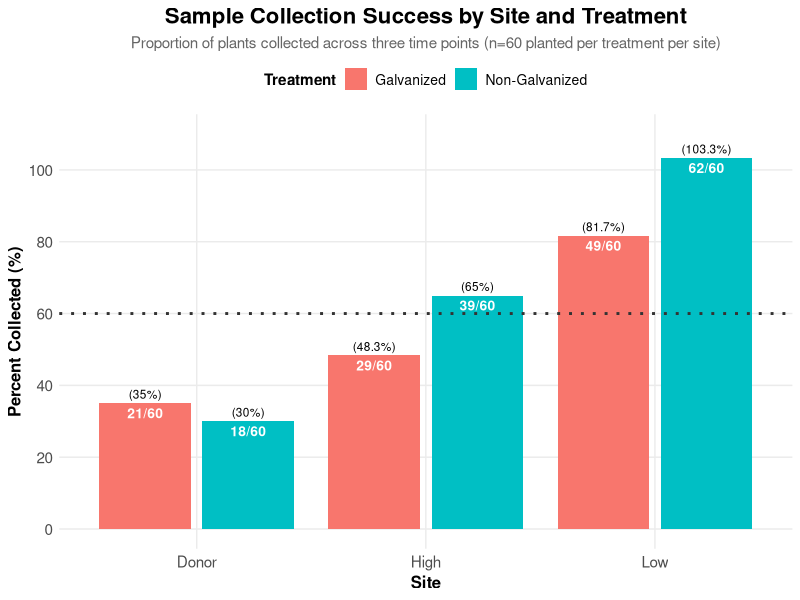

Generate this figure with R: (Note: this script raises an error after producing the figure.)
### LOAD PACKAGES
library(tidyverse)

#read in data
data<- read_csv("raw_data/plant_data.csv")

#peek at the data 
str(data)
head(data)
View(data)
names(data)


# First, let's see what values exist for collection_point and site
unique(data$collection_point)
unique(data$site)

# Count natural plants collected at T0
data %>%
  filter(
    !is.na(date_collected),           # Must have been collected
    tolower(collection_point) == "t0", # At T0 time point
    tolower(site) == "natural") %>%         # Natural site
  view()

#12 plants were collected for baseline measurements at T0 at donor meadow (natural plants) 

# See all combinations of site and collection_point with counts
site_time_summary <- data %>%
  filter(!is.na(date_collected)) %>%
  count(site, collection_point) %>%
  arrange(site, collection_point)
site_time_summary

# Full summary with site, collection_point, and treatment
full_summary <- data %>%
  filter(!is.na(date_collected)) %>%
  count(site, collection_point, g_ng) %>%
  pivot_wider(
    names_from = g_ng,
    values_from = n,
    values_fill = 0) %>%
  arrange(site, collection_point)
print(full_summary)

# Calculate proportions collected at each site
# 60 galvinized (g) and 60 not galvanized (ng) planted at each experimental site

proportion_summary <- data %>%
  filter(!is.na(collection_point), !is.na(g_ng),
         site %in% c("high", "low", "donor"),  # Only experimental sites
         collection_point %in% c("t1", "t2", "t3")) %>%
  count(site, g_ng) %>%
  mutate(
    planted = 60,
    proportion_collected = n / planted,
    percent_collected = (n / planted) * 100)
print(proportion_summary)

# By site and time point
proportion_by_time <- data %>%
  filter(!is.na(date_collected), !is.na(g_ng),
         site %in% c("high", "low", "donor"),
         collection_point %in% c("t1", "t2", "t3")) %>%
  count(site, collection_point, g_ng) %>%
  mutate(
    planted = 60,
    proportion_collected = n / planted,
    percent_collected = (n / planted) * 100) %>%
  arrange(site, collection_point, g_ng)
print(proportion_by_time)

# Total by site (all time points combined)
total_by_site <- data %>%
  filter(!is.na(date_collected), !is.na(g_ng),
         site %in% c("high", "low", "donor"),
         collection_point %in% c("t1", "t2", "t3")) %>%
  count(site, g_ng) %>%
  mutate(
    planted = 60,
    total_collected = n,
    proportion = n / planted,
    percent = (n / planted) * 100)
print(total_by_site)

# Remove non-numeric IDs, keep only numeric plant IDs (this is plants that kept original tag)
#data_numeric_only <- data %>%
 # filter(!is.na(id), id != "", !grepl("[^0-9]", id))


# Create a plot to visualize porportion collected
# Filter out NA treatments and aggregate by site
proportion_plot_data <- proportion_by_time %>%
  filter(!is.na(g_ng), g_ng != "NA") %>%
  group_by(site, g_ng) %>%
  summarise(
    n = sum(n),
    planted = 60,
    percent_collected = (n / planted) * 100,
    .groups = 'drop')

ggplot(proportion_plot_data, aes(x = site, y = percent_collected, fill = g_ng)) +
  geom_bar(stat = "identity", position = position_dodge(width = 0.9), width = 0.8) +
  geom_hline(yintercept = 60, linetype = "dotted", color = "gray20", linewidth = 1) +
  geom_text(aes(label = paste0(n, "/60")), 
            position = position_dodge(width = 0.9), 
            vjust = 1.5, 
            size = 3.5,
            color = "white",
            fontface = "bold") +
  geom_text(aes(label = paste0("(", round(percent_collected, 1), "%)")), 
            position = position_dodge(width = 0.9), 
            vjust = -0.5, 
            size = 3) +
  scale_fill_manual(values = c("g" = "#F8766D", "ng" = "#00BFC4"),
                    labels = c("g" = "Galvanized", "ng" = "Non-Galvanized"),
                    name = "Treatment") +
  labs(title = "Sample Collection Success by Site and Treatment",
       subtitle = "Proportion of plants collected across three time points (n=60 planted per treatment per site)",
       x = "Site",
       y = "Percent Collected (%)") +
  scale_y_continuous(limits = c(0, 110), breaks = seq(0, 100, 20)) +
  scale_x_discrete(labels = c("donor" = "Donor", "high" = "High", "low" = "Low")) +
  theme_minimal() +
  theme(
    plot.title = element_text(size = 16, face = "bold", hjust = 0.5),
    plot.subtitle = element_text(size = 11, hjust = 0.5, color = "gray40"),
    axis.title = element_text(size = 12, face = "bold"),
    axis.text = element_text(size = 11),
    legend.position = "top",
    legend.title = element_text(size = 11, face = "bold"),
    legend.text = element_text(size = 10),
    panel.grid.minor = element_blank())

###---STATS---
###----------

# Prepare data for time point visualization
time_point_data <- proportion_by_time_clean %>%
  filter(!is.na(g_ng), g_ng != "NA", 
         site %in% c("donor", "high", "low"),
         collection_point %in% c("t1", "t2", "t3"))

# Plot collection over time points
ggplot(time_point_data, aes(x = collection_point, y = percent_collected, fill = g_ng)) +
  geom_bar(stat = "identity", position = position_dodge(width = 0.9), width = 0.8) +
  geom_hline(yintercept = 20, linetype = "dotted", color = "gray20", linewidth = 1) +
  geom_text(aes(label = paste0(n, "/60")), 
            position = position_dodge(width = 0.9), 
            vjust = 1.5, 
            size = 3,
            color = "white",
            fontface = "bold") +
  geom_text(aes(label = paste0("(", round(percent_collected, 1), "%)")), 
            position = position_dodge(width = 0.9), 
            vjust = -0.5, 
            size = 2.5) +
  facet_wrap(~ site, labeller = labeller(site = c("donor" = "Donor", 
                                                  "high" = "High", 
                                                  "low" = "Low"))) +
  scale_fill_manual(values = c("g" = "#F8766D", "ng" = "#00BFC4"),
                    labels = c("g" = "Galvanized", "ng" = "Non-Galvanized"),
                    name = "Treatment") +
  labs(title = "Plant Collection Success Over Time by Site",
       subtitle = "Number collected at each time point (n=60 planted per treatment per site)",
       x = "Collection Time Point",
       y = "Percent Collected (%)") +
  scale_y_continuous(limits = c(0, 80), breaks = seq(0, 80, 20)) +
  scale_x_discrete(labels = c("t1" = "T1", "t2" = "T2", "t3" = "T3")) +
  theme_minimal() +
  theme(
    plot.title = element_text(size = 16, face = "bold", hjust = 0.5),
    plot.subtitle = element_text(size = 11, hjust = 0.5, color = "gray40"),
    axis.title = element_text(size = 12, face = "bold"),
    axis.text = element_text(size = 10),
    legend.position = "top",
    legend.title = element_text(size = 11, face = "bold"),
    legend.text = element_text(size = 10),
    strip.text = element_text(size = 12, face = "bold"),
    panel.grid.minor = element_blank())


# Calculate cumulative collection properly
# At T1: collect some plants
# At T2: collect from what remains (60 - T1 collected)
# At T3: collect from what remains (60 - T1 - T2 collected)

# Calculate cumulative for Low and High, we will ignore Donor now
cumulative_collection <- proportion_by_time %>%
  filter(!is.na(g_ng), g_ng != "NA", 
         site %in% c("high", "low"),
         collection_point %in% c("t1", "t2", "t3")) %>%
  arrange(site, g_ng, collection_point) %>%
  group_by(site, g_ng) %>%
  mutate(
    remaining = 60 - cumsum(lag(n, default = 0)),
    percent_of_remaining = (n / remaining) * 100) %>%
  ungroup()

# Create a combined variable for time point and treatment for different colors
cumulative_collection <- cumulative_collection %>%
  mutate(
    time_treatment = paste0(collection_point, "_", g_ng))

# Plot with different shades for each time point
ggplot(cumulative_collection, aes(x = g_ng, y = percent_of_remaining, fill = g_ng)) +
  geom_hline(yintercept = 20, linetype = "dotted", color = "gray20", linewidth = 1) +
  geom_bar(stat = "identity", width = 0.7) +
  geom_text(aes(label = paste0(n, "/", remaining)), 
            vjust = 1.5, 
            size = 3,
            color = "white",
            fontface = "bold") +
  geom_text(aes(label = paste0("(", round(percent_of_remaining, 1), "%)")), 
            vjust = -0.5, 
            size = 2.5) +
  facet_grid(site ~ collection_point, 
             labeller = labeller(site = c("high" = "High", "low" = "Low"),
                                 collection_point = c("t1" = "T1", "t2" = "T2", "t3" = "T3"))) +
  scale_fill_manual(
    values = c("g" = "#F8766D", "ng" = "#00BFC4"),
    labels = c("g" = "Galvanized", "ng" = "Non-Galvanized"),
    name = "Treatment") +
  labs(title = "Plant Collection Success Over Time by Site",
       subtitle = "Percentage of remaining plants collected at each time point (started with n=60 per treatment per site)",
       x = "Treatment",
       y = "Percent of Remaining Plants Collected (%)") +
  scale_y_continuous(limits = c(0, 110), breaks = seq(0, 100, 20)) +
  scale_x_discrete(labels = c("g" = "G", "ng" = "NG")) +
  theme_minimal() +
  theme(
    plot.title = element_text(size = 16, face = "bold", hjust = 0.5),
    plot.subtitle = element_text(size = 11, hjust = 0.5, color = "gray40"),
    axis.title = element_text(size = 12, face = "bold"),
    axis.text = element_text(size = 10),
    legend.position = "top",
    legend.title = element_text(size = 11, face = "bold"),
    legend.text = element_text(size = 9),
    strip.text = element_text(size = 11, face = "bold"),
    panel.grid.minor = element_blank(),
    panel.spacing = unit(1, "lines"))

# Calculate what was missed (not collected)
missed_collection <- proportion_by_time %>%
  filter(!is.na(g_ng), g_ng != "NA", 
         site %in% c("donor", "high", "low"),
         collection_point %in% c("t1", "t2", "t3")) %>%
  arrange(site, g_ng, collection_point) %>%
  group_by(site, g_ng) %>%
  summarise(
    total_collected = sum(n),
    total_missed = 60 - sum(n),
    percent_missed = (total_missed / 60) * 100,
    .groups = 'drop')

# Plot what was missed
ggplot(missed_collection, aes(x = site, y = percent_missed, fill = g_ng)) +
  geom_bar(stat = "identity", position = position_dodge(width = 0.9), width = 0.8) +
  geom_text(aes(label = paste0(total_missed, "/60")), 
            position = position_dodge(width = 0.9), 
            vjust = 1.5, 
            size = 3.5,
            color = "white",
            fontface = "bold") +
  geom_text(aes(label = paste0("(", round(percent_missed, 1), "%)")), 
            position = position_dodge(width = 0.9), 
            vjust = -0.5, 
            size = 3) +
  scale_fill_manual("g" = "#F8766D", "ng" = "#00BFC4",
                    labels = c("g" = "Galvanized", "ng" = "Non-Galvanized"),
                    name = "Treatment") +
  labs(title = "Plants Not Collected (Missed) by Site and Treatment",
       subtitle = "Total plants not collected across all three time points (n=60 planted per treatment per site)",
       x = "Site",
       y = "Percent Not Collected (%)") +
  scale_y_continuous(limits = c(0, 80), breaks = seq(0, 80, 20)) +
  scale_x_discrete(labels = c("donor" = "Donor", "high" = "High", "low" = "Low")) +
  theme_minimal() +
  theme(
    plot.title = element_text(size = 16, face = "bold", hjust = 0.5),
    plot.subtitle = element_text(size = 11, hjust = 0.5, color = "gray40"),
    axis.title = element_text(size = 12, face = "bold"),
    axis.text = element_text(size = 11),
    legend.position = "top",
    legend.title = element_text(size = 11, face = "bold"),
    legend.text = element_text(size = 10),
    panel.grid.minor = element_blank())

# Summary table of what was missed
print(missed_collection)


